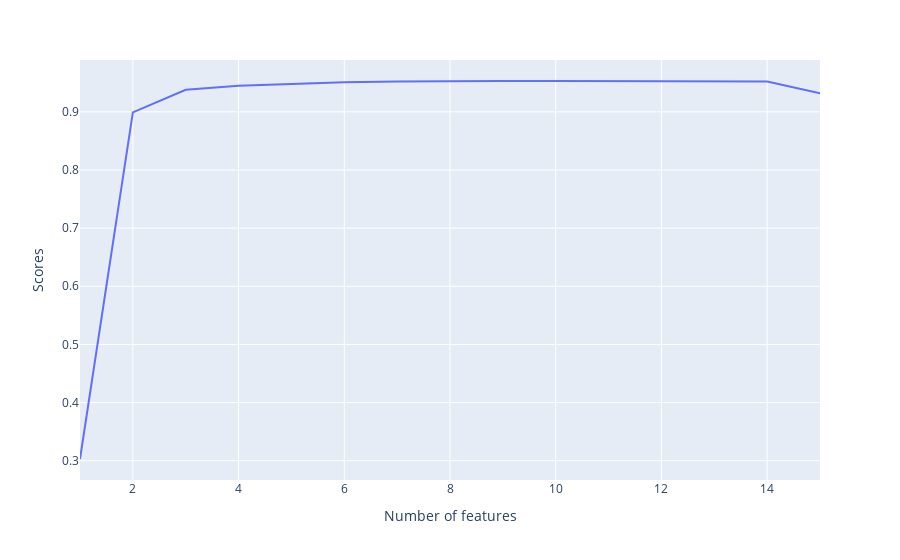

The cell this chart's notebook holds for it:
### Code cell
new_optimized_feature_data[3]

### Figure 1 — Plotly figure (JSON) as saved in the notebook; plotly's stock layout.template omitted (floating-point values rounded to 4 significant figures)
{"data": [{"hovertemplate": "Number of features=%{x}<br>Scores=%{y}<extra></extra>", "legendgroup": "", "line": {"color": "#636efa", "dash": "solid"}, "mode": "lines", "name": "", "showlegend": false, "type": "scatter", "x": [1, 2, 3, 4, 5, 6, 7, 8, 9, 10, 11, 12, 13, 14, 15], "xaxis": "x", "y": [0.303, 0.899, 0.938, 0.945, 0.948, 0.951, 0.952, 0.953, 0.953, 0.953, 0.953, 0.953, 0.953, 0.952, 0.932], "yaxis": "y"}], "layout": {"legend": {"tracegroupgap": 0}, "margin": {"t": 60}, "xaxis": {"anchor": "y", "domain": [0, 1], "title": {"text": "Number of features"}}, "yaxis": {"anchor": "x", "domain": [0, 1], "title": {"text": "Scores"}}}}
